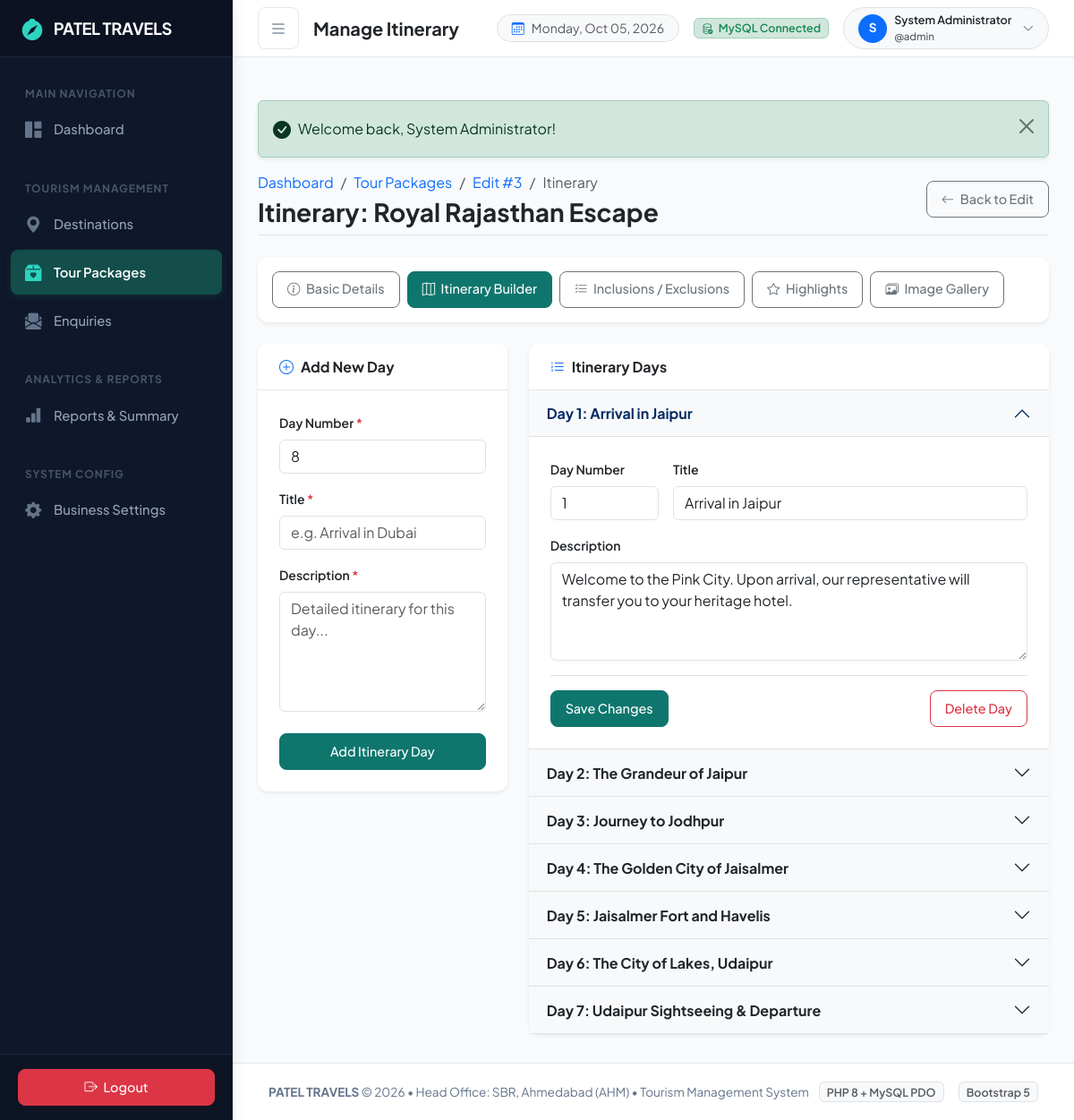
The page /admin/packages/itinerary.php?id=3 (signed in) on the database its author committed.
### tables this page shows
CREATE TABLE `packages` (
  `package_id` int(11) NOT NULL AUTO_INCREMENT,
  `package_code` varchar(50) NOT NULL,
  `package_name` varchar(150) NOT NULL,
  `slug` varchar(150) DEFAULT NULL,
  `seo_title` varchar(255) DEFAULT NULL,
  `seo_description` text DEFAULT NULL,
  `best_time` varchar(150) DEFAULT NULL,
  `destination_id` int(11) NOT NULL,
  `plan_type` varchar(50) DEFAULT 'Custom',
  `duration` varchar(50) NOT NULL,
  `duration_days` int(11) DEFAULT 0,
  `price` decimal(10,2) NOT NULL,
  `price_type` varchar(50) DEFAULT 'Per Person',
  `price_note` varchar(255) DEFAULT 'Final quote depends on dates, accommodation, group size and selected services.',
  `maximum_capacity` int(11) NOT NULL DEFAULT 20,
  `travel_date` date DEFAULT NULL,
  `description` text DEFAULT NULL,
  `included_services` text DEFAULT NULL,
  `excluded_services` text DEFAULT NULL,
  `image` varchar(255) DEFAULT NULL,
  `featured` tinyint(1) DEFAULT 0,
  `display_order` int(11) DEFAULT 0,
  `status` enum('active','inactive','sold_out') DEFAULT 'active',
  `created_at` datetime DEFAULT current_timestamp(),
  `updated_at` datetime DEFAULT current_timestamp() ON UPDATE current_timestamp(),
  PRIMARY KEY (`package_id`),
  UNIQUE KEY `package_code` (`package_code`),
  KEY `idx_package_destination` (`destination_id`),
  KEY `idx_package_status` (`status`),
  CONSTRAINT `fk_packages_destination` FOREIGN KEY (`destination_id`) REFERENCES `destinations` (`destination_id`) ON UPDATE CASCADE
);

CREATE TABLE `plan_itinerary` (
  `itinerary_id` int(11) NOT NULL AUTO_INCREMENT,
  `package_id` int(11) NOT NULL,
  `day_number` int(11) NOT NULL,
  `title` varchar(255) NOT NULL,
  `description` text DEFAULT NULL,
  `morning` text DEFAULT NULL,
  `afternoon` text DEFAULT NULL,
  `evening` text DEFAULT NULL,
  `overnight` text DEFAULT NULL,
  `created_at` datetime DEFAULT current_timestamp(),
  PRIMARY KEY (`itinerary_id`),
  KEY `package_id` (`package_id`),
  CONSTRAINT `plan_itinerary_ibfk_1` FOREIGN KEY (`package_id`) REFERENCES `packages` (`package_id`) ON DELETE CASCADE
);

### admin/packages/itinerary.php (the view, shortened to what this page needs)
<?php
require_once __DIR__ . '/../../includes/auth.php';
$pdo = getDBConnection();
$id = (int)($_GET['id'] ?? 0);
$stmt = $pdo->prepare('SELECT * FROM packages WHERE package_id = :id');
$stmt->execute([':id' => $id]);
$package = $stmt->fetch();
$stmt = $pdo->prepare("SELECT * FROM plan_itinerary WHERE package_id = :id ORDER BY day_number ASC");
$stmt->execute([':id' => $id]);
$itinerary = $stmt->fetchAll();
require_once __DIR__ . '/../../includes/header.php';
require_once __DIR__ . '/../../includes/sidebar.php';
require_once __DIR__ . '/../../includes/navbar.php';
?>
<div class="container-fluid p-0">
    <div class="d-flex flex-column flex-md-row align-items-md-center justify-content-between mb-4 pb-2 border-bottom">
        <div>
            <nav aria-label="breadcrumb">
                <ol class="breadcrumb mb-1 small">
                    <li class="breadcrumb-item"><a href="<?= url('admin/dashboard.php') ?>" class="text-decoration-none">Dashboard</a></li>
                    <li class="breadcrumb-item"><a href="<?= url('admin/packages/index.php') ?>" class="text-decoration-none">Tour Packages</a></li>
                    <li class="breadcrumb-item"><a href="<?= url("admin/packages/edit.php?id=$id") ?>" class="text-decoration-none">Edit #<?= $id ?></a></li>
                    <li class="breadcrumb-item active" aria-current="page">Itinerary</li>
                </ol>
            </nav>
            <h3 class="fw-bold mb-0 text-dark">Itinerary: <?= htmlspecialchars($package['package_name']) ?></h3>
        </div>
        <div class="mt-3 mt-md-0 d-flex gap-2">
            <a href="<?= url('admin/packages/edit.php?id=' . $id) ?>" class="btn btn-outline-secondary">
                <i class="bi bi-arrow-left me-1"></i> Back to Edit
            </a>
        </div>
    </div>
    <div class="row mb-4">
        <div class="col-12">
            <div class="card border-0 shadow-sm">
                <div class="card-body p-3 d-flex flex-wrap gap-2">
                    <a href="<?= url('admin/packages/edit.php?id=' . $id) ?>" class="btn btn-outline-secondary">
                        <i class="bi bi-info-circle me-1"></i> Basic Details
                    </a>
                    <a href="<?= url('admin/packages/itinerary.php?id=' . $id) ?>" class="btn btn-primary">
                        <i class="bi bi-map me-1"></i> Itinerary Builder
                    </a>
                    <a href="<?= url('admin/packages/inclusions.php?id=' . $id) ?>" class="btn btn-outline-secondary">
                        <i class="bi bi-list-check me-1"></i> Inclusions / Exclusions
                    </a>
                    <a href="<?= url('admin/packages/highlights.php?id=' . $id) ?>" class="btn btn-outline-secondary">
                        <i class="bi bi-star me-1"></i> Highlights
                    </a>
                    <a href="<?= url('admin/packages/gallery.php?id=' . $id) ?>" class="btn btn-outline-secondary">
                        <i class="bi bi-images me-1"></i> Image Gallery
                    </a>
                </div>
            </div>
        </div>
    </div>
    <div class="row">
        <div class="col-lg-4 mb-4">
            <div class="card border-0 shadow-sm">
                <div class="card-header bg-white py-3">
                    <h6 class="fw-bold mb-0"><i class="bi bi-plus-circle me-2 text-primary"></i>Add New Day</h6>
                </div>
                <div class="card-body p-4">
                    <form action="" method="POST">
                        <div class="mb-3">
                            <label class="form-label small fw-semibold">Day Number <span class="text-danger">*</span></label>
                            <input type="number" name="day_number" class="form-control" min="1" value="<?= count($itinerary) + 1 ?>" required>
                        </div>
                        <div class="mb-3">
                            <label class="form-label small fw-semibold">Title <span class="text-danger">*</span></label>
                            <input type="text" name="title" class="form-control" placeholder="e.g. Arrival in Dubai" required>
                        </div>
                        <div class="mb-4">
                            <label class="form-label small fw-semibold">Description <span class="text-danger">*</span></label>
                            <textarea name="description" class="form-control" rows="5" placeholder="Detailed itinerary for this day..." required></textarea>
                        </div>
                        <button type="submit" class="btn btn-primary w-100">Add Itinerary Day</button>
                    </form>
                </div>
            </div>
        </div>
        <div class="col-lg-8">
            <div class="card border-0 shadow-sm">
                <div class="card-header bg-white py-3">
                    <h6 class="fw-bold mb-0"><i class="bi bi-list-ol me-2 text-primary"></i>Itinerary Days</h6>
                </div>
                <div class="card-body p-0">
                    <?php if (empty($itinerary)): ?>
                        <div class="p-5 text-center text-muted">
                            <i class="bi bi-map display-4 text-secondary opacity-50 mb-3 d-block"></i>
                            <p class="mb-0">No itinerary days added yet. Use the form to add the first day.</p>
                        </div>
                    <?php else: ?>
                        <div class="accordion accordion-flush" id="itineraryAccordion">
                            <?php foreach ($itinerary as $index => $day): ?>
                                <div class="accordion-item border-bottom">
                                    <h2 class="accordion-header" id="heading<?= $day['id'] ?>">
                                        <button class="accordion-button <?= $index === 0 ? '' : 'collapsed' ?> bg-light fw-bold" type="button" data-bs-toggle="collapse" data-bs-target="#collapse<?= $day['id'] ?>">
                                            Day <?= $day['day_number'] ?>: <?= htmlspecialchars($day['title']) ?>
                                        </button>
                                    </h2>
                                    <div id="collapse<?= $day['id'] ?>" class="accordion-collapse collapse <?= $index === 0 ? 'show' : '' ?>" data-bs-parent="#itineraryAccordion">
                                        <div class="accordion-body p-4">
                                            <form action="" method="POST">
                                                <div class="row g-3 mb-3">
                                                    <div class="col-md-3">
                                                        <label class="form-label small fw-semibold">Day Number</label>
                                                        <input type="number" name="day_number" class="form-control" value="<?= $day['day_number'] ?>" required>
                                                    </div>
                                                    <div class="col-md-9">
                                                        <label class="form-label small fw-semibold">Title</label>
                                                        <input type="text" name="title" class="form-control" value="<?= htmlspecialchars($day['title']) ?>" required>
                                                    </div>
                                                </div>
                                                <div class="mb-3">
                                                    <label class="form-label small fw-semibold">Description</label>
                                                    <textarea name="description" class="form-control" rows="4" required><?= htmlspecialchars($day['description']) ?></textarea>
                                                </div>
                                                <div class="d-flex justify-content-between mt-3 pt-3 border-top">
                                                    <button type="submit" class="btn btn-sm btn-primary">Save Changes</button>
                                                    <button type="button" class="btn btn-sm btn-outline-danger" onclick="document.getElementById('delete-form-<?= $day['id'] ?>').submit();">Delete Day</button>
                                                </div>
                                            </form>
                                        </div>
                                    </div>
                                </div>
                            <?php endforeach; ?>
                        </div>
                    <?php endif; ?>
                </div>
            </div>
        </div>
    </div>
</div>
<?php require_once __DIR__ . '/../../includes/footer.php'; ?>

### assets/css/style.css (style rules this page uses)
:root { --primary-color: #0f766e; --primary-hover: #115e59; --primary-light: #ccfbf1; --secondary-color: #3b82f6; --sidebar-bg: #0f172a; --sidebar-hover: #1e293b; --sidebar-active: #134e4a; --sidebar-text: #94a3b8; --sidebar-text-active: #ffffff; --body-bg: #f8fafc; --card-bg: #ffffff; --text-main: #1e293b; --text-muted: #64748b; --border-color: #e2e8f0; --sidebar-width: 260px; --topbar-height: 64px; }
body { font-family: 'Plus Jakarta Sans', system-ui, -apple-system, BlinkMacSystemFont, 'Segoe UI', Roboto, Oxygen, Ubuntu, Cantarell, sans-serif; background-color: var(--body-bg); color: var(--text-main); min-height: 100vh; overflow-x: hidden; }
.card { background-color: var(--card-bg); border: 1px solid var(--border-color); border-radius: 12px; box-shadow: 0 1px 3px rgba(0, 0, 0, 0.04), 0 1px 2px rgba(0, 0, 0, 0.02); transition: box-shadow 0.2s ease, transform 0.2s ease; }
.card-header { background-color: #ffffff; border-bottom: 1px solid var(--border-color); padding: 1.15rem 1.5rem; font-weight: 600; border-top-left-radius: 12px !important; border-top-right-radius: 12px !important; }
.btn { border-radius: 8px; font-weight: 500; padding: 0.55rem 1rem; font-size: 0.9rem; transition: all 0.15s ease-in-out; }
.btn-primary { background-color: var(--primary-color); border-color: var(--primary-color); }

### rows shown on the page
packages: package_name "Royal Rajasthan Escape"
plan_itinerary: day_number "1", title "Arrival in Jaipur", description "Welcome to the Pink City. Upon arrival, our representative will transfer you to your heritage hotel."
plan_itinerary: day_number "2", title "The Grandeur of Jaipur"
plan_itinerary: day_number "3", title "Journey to Jodhpur"
plan_itinerary: day_number "4", title "The Golden City of Jaisalmer"
plan_itinerary: day_number "5", title "Jaisalmer Fort and Havelis"
plan_itinerary: day_number "6", title "The City of Lakes, Udaipur"
plan_itinerary: day_number "7", title "Udaipur Sightseeing & Departure"

### other values the page prints
$navTitle "Manage Itinerary"
substr($adminName, 0, 1) "S"
$adminName "System Administrator"
$adminUser "admin"
$message "Welcome back, System Administrator!"
$id "3"
